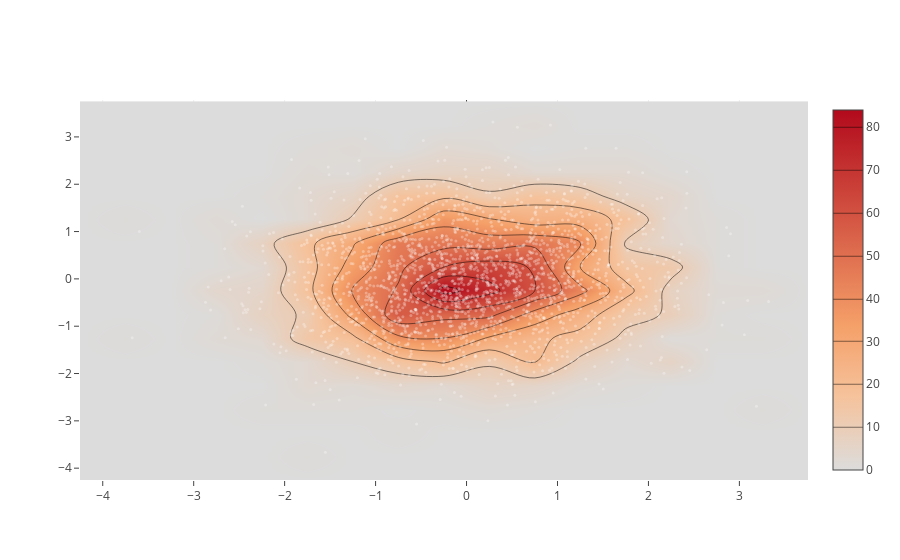

Notebook code cell kept with this figure:
### Code cell
# Scatter plot with heatmap
x = np.random.randn(2000)
y = np.random.randn(2000)
plotly.offline.iplot([Histogram2dContour(x=x, y=y, contours=Contours(coloring='heatmap')),
       Scatter(x=x, y=y, mode='markers', marker=Marker(color='white', size=3, opacity=0.3))], show_link=False)

### Figure 1 — Plotly figure (JSON) as saved in the notebook; plotly's stock layout.template omitted (floating-point values rounded to 4 significant figures; data arrays with more than 128 entries replaced by an {"elided": "..."} marker saying what was removed)
{"data": [{"contours": {"coloring": "heatmap"}, "type": "histogram2dcontour", "x": {"elided": "2000 float values"}, "y": {"elided": "2000 float values"}}, {"marker": {"color": "white", "opacity": 0.3, "size": 3}, "mode": "markers", "type": "scatter", "x": {"elided": "2000 float values"}, "y": {"elided": "2000 float values"}}], "layout": {}}
